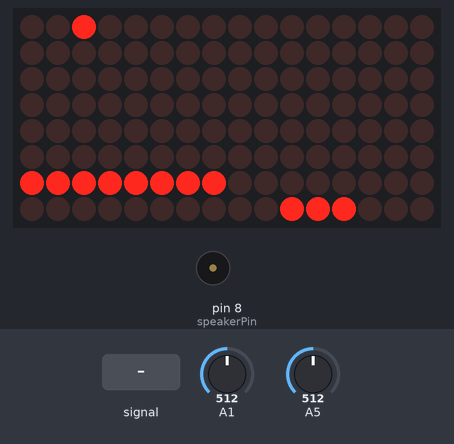
The sketch below on a simulated Arduino Uno, built with avr-gcc and run on an emulated ATmega328P. On the bench: 16×8 LED matrix, buzzer (waves = sounding). The inputs (shaded band) are chosen by the test bench; at power-on: A5 = 512, A1 = 512. Random numbers use the default seed unless the sketch sets one.

Above: at 6.43 s.
6.9 s: A5 fed a 200 Hz sine of ±255 counts around its level
At 8.62 s:
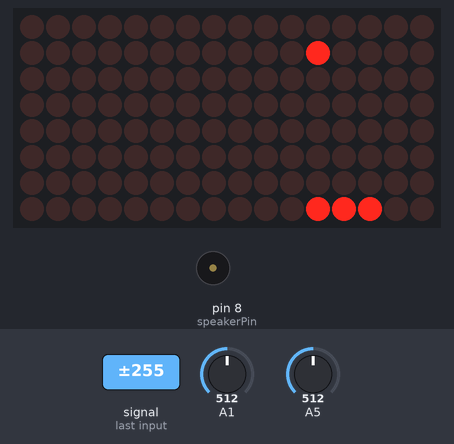
9.5 s: A5 set to 716
At 9.93 s:
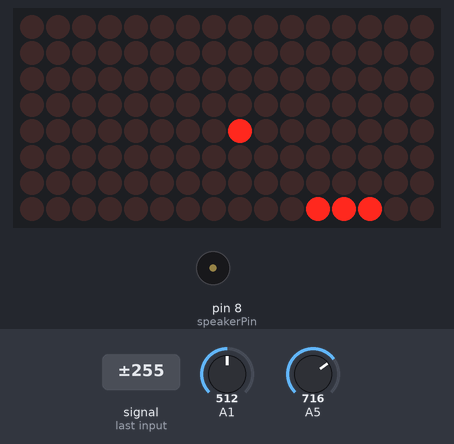
11.2 s: A5 set to 900
At 11.65 s:
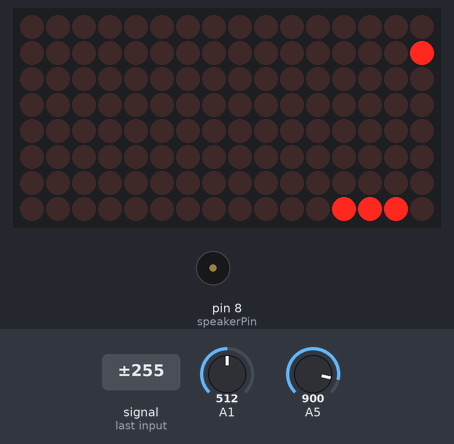
14.7 s: A1 set to 900
At 16.16 s:
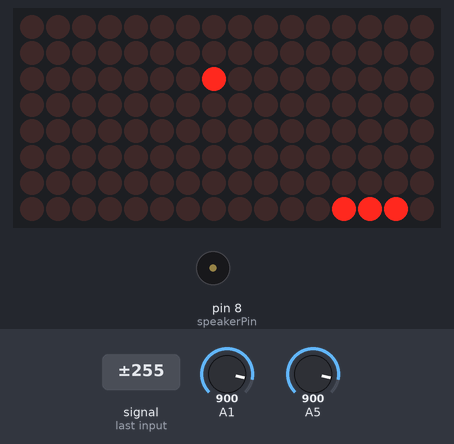
16.5 s: A5 set to 1023
At 16.75 s:
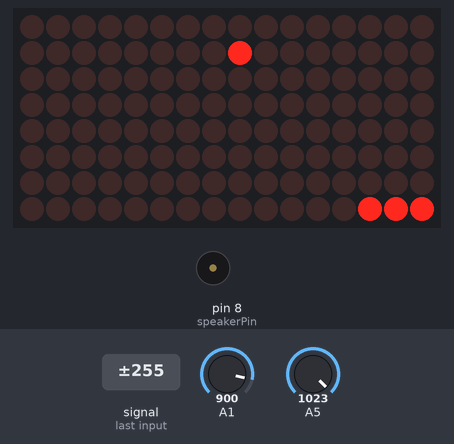
Timing chart, 0 to 21.1 s (numbered marks = the images above; inputs shaded):
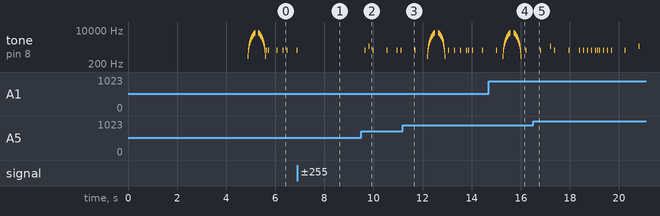

Measured:
- by itself, tone on pin 8 (speakerPin): plays 1000 Hz for 0.02 s, 1500 Hz for 0.02 s, 1000 Hz for 0.02 s, 1000 Hz for 0.02 s, 1000 Hz for 0.02 s, 1000 Hz for 0.02 s … (16 notes in this stretch)
- what the display in image 1 shows lasts 0.4 s, from 8.4 s to 8.8 s

The sketch:

zolapong.ino
```cpp
// Developed by Eduardo Zola (Zola Labs)

#include "LedControl.h"

byte MSG[8*20];

byte SPACE[8] = {
  B00000000,
  B00000000,
  B00000000,
  B00000000,
  B00000000,
  B00000000,
  B00000000,
  B00000000
};


byte Z[8] = {
  B00000000,
  B01111110,
  B00000100,
  B00001000,
  B00010000,
  B00100000,
  B01111110,
  B00000000
};


byte O[8] = {
  B00000000,
  B00111100,
  B01000010,
  B01000010,
  B01000010,
  B01000010,
  B00111100,
  B00000000
};

byte L[8] = {
  B00000000,
  B01000000,
  B01000000,
  B01000000,
  B01000000,
  B01000000,
  B01111110,
  B00000000
};

byte A[8] = {
  B00000000,
  B00011000,
  B00100100,
  B01000010,
  B01111110,
  B01000010,
  B01000010,
  B00000000
};


byte P[8] = {
  B00000000,
  B01111100,
  B01000010,
  B01000010,
  B01111100,
  B01000000,
  B01000000,
  B00000000
};

byte E[8] = {
  B00000000,
  B01111110,
  B01000000,
  B01111100,
  B01000000,
  B01000000,
  B01111110,
  B00000000
};

byte R[8] = {
  B00000000,
  B01111100,
  B01000010,
  B01111100,
  B01001000,
  B01000100,
  B01000010,
  B00000000
};


byte B[8] = {
  B00000000,
  B01111100,
  B01000010,
  B01111100,
  B01000010,
  B01000010,
  B01111100,
  B00000000
};


byte W[8] = {
  B00000000,
  B01000010,
  B01000010,
  B01000010,
  B01000010,
  B01011010,
  B01100110,
  B00000000
};

byte N[8] = {
  B00000000,
  B01000010,
  B01100010,
  B01010010,
  B01001010,
  B01000110,
  B01000010,
  B00000000
};


byte I[8] = {
  B00000000,
  B00111100,
  B00011000,
  B00011000,
  B00011000,
  B00011000,
  B00111100,
  B00000000
};


int ledPin = 13;
int speakerPin = 8;

#define N_c 261
#define N_d 294
#define N_e 329
#define N_f 349
#define N_g 391
#define N_gS 415
#define N_a 440
#define N_aS 455
#define N_b 466
#define N_cH 523
#define N_cSH 554
#define N_dH 587
#define N_dSH 622
#define N_eH 659
#define N_fH 698
#define N_fSH 740
#define N_gH 784
#define N_gSH 830
#define N_aH 880

int step_col;
int step_row;
int subidas;
boolean showBars_enabled = false;
int row_bar = 0;

LedControl LC=LedControl(20,5,21,2);   // 2 =  dois modulos de matrizes de led
//LedControl LC2=LedControl(speakerPin,6,5,1);

int X = 4,OLD_X,sensor;

int row,col;
int sc,sr;

int cnt = 0;
int desarma = 0;

boolean INTRO_SHOWED = false;

int dly;

void setup() {

  Serial.begin(9600);

  pinMode(A5,INPUT);
  pinMode(speakerPin, OUTPUT);


  LC.shutdown(0,false);
  LC.setIntensity(0,8);
  LC.clearDisplay(0);

  LC.shutdown(1,false);
  LC.setIntensity(1,8);
  LC.clearDisplay(1);

   randomSeed(analogRead(1)*millis());

  if(INTRO_SHOWED == false)
  {
     copyLetter(SPACE,0);
     copyLetter(SPACE,1);

     copyLetter(Z,2);
     copyLetter(O,3);
     copyLetter(L,4);
     copyLetter(A,5);

     copyLetter(SPACE,6);

     copyLetter(L,7);
     copyLetter(A,8);
     copyLetter(B,9);
     copyLetter(SPACE,10);
     copyLetter(SPACE,11);

     showMSG(11,50);

     INTRO_SHOWED = true;
   }

   loose();

   dly = 500;

   setLED(15,X,true);setLED(15,X+1,true);setLED(15,X+2,true);
   OLD_X = -1;
   subidas = 0;

   step_col = 1;
   step_row = 1;

   sc = step_col;
   sr = step_row;

//   row = -step_row;
   row = -1+random(3);
   col = random(8);

   showBars(false);
}


void loop()
{


   sensor = analogRead(A5);

//Serial.println(sensor);
   X = map(sensor,0,980,1,6);

//   X = int(sensor / 127);
//   if(X < 1) X = 1;
//   if(X > 6) X = 6;

   if(X != OLD_X)
   {
      OLD_X = X;
      setROW(15,0x00);
      setLED(15,X-1,true);setLED(15,X,true);setLED(15,X+1,true);
   }


   if(cnt == 0)
   {
     setLED(row,col,false);


     if((subidas==1 || random(2)==1) && showBars_enabled == false && row == 0) {showBars(true);subidas=0;desarma=2+random(5);};
     if(subidas==desarma && showBars_enabled == true) {showBars(false);subidas=0;};

     if(col == 7) {sc = -step_col;tone(speakerPin,1000,20);};
     if(col == 0) {sc = step_col;tone(speakerPin,1000,20);};

     if(row == 0) {sr = step_row;subidas++;dly-=5;tone(speakerPin,1000,20);};
     if(dly <= 190) winner();

     if(showBars_enabled == true && sr > 0 && row < row_bar)
     {
         if(row == row_bar - 1) {sr=-step_row;tone(speakerPin,1000,20);};
     }

     if(row == 14)
     {
        if(col >= X-1 && col <= X+1) {sr = -step_row;tone(speakerPin,1500,20);}
        else if(col == X-2 && sc > 0) {sr = -step_row; sc = -step_col;tone(speakerPin,1500,20);}
        else if(col == X+2 && sc < 0) {sr = -step_row; sc = step_col;tone(speakerPin,1500,20);};
     }

     row += sr;
     col += sc;

     if(col == 8) col = 7;
     if(col == -1) col = 0;

     setLED(row,col,true);

     if(row == 15) setup();


   }

   cnt++;
   if(cnt == dly) cnt = 0;
}


void setLED(int l,int c, boolean state)
{
    int disp=0;
    if(l > 7) {l = l-8;disp=1;};
    LC.setLed(disp,l,c,state);
}

void setROW(int r,char ch)
{
   int disp = 0;
   if(r > 7) {r = r - 8; disp=1;};
   LC.setRow(disp,r,ch);
}

void loose()
{
    delay(80);
    for(row = 0;row<16;row++)
    {
       setROW(row,0xFF);
       tone(speakerPin,row*500,10);
       delay(20);
    }

    delay(130);

    for(row = 15;row>=0;row--)
    {
       setROW(row,0x00);
       tone(speakerPin,row*500,10);
       delay(20);
    }

}


void showBars(boolean show)
{
   showBars_enabled = show;

   if(show) row_bar = 2+random(5);
   setROW(row_bar,(show == true ? 0xFF : 0x00) );
}

void showLetter(int r,byte *ch)
{
    int i;
    for(i = 0;i < 8;i++) setROW(r+i,*(ch+i));
}

void copyLetter(byte *ch,int pos)
{
    int i;
    for(i = 0;i<8;i++) *(MSG+i+(pos*8)) = *(ch+i);
}

void showMSG(int qtde,int tempo)
{
   LC.clearDisplay(0);
   LC.clearDisplay(1);

   int idx;
   for(idx = 0; idx < 8*qtde;idx ++)
   {
      for(row = 0;row<16;row++) setROW(row,*(MSG+row+idx));
      delay(tempo);
   }

  LC.clearDisplay(0);
  LC.clearDisplay(1);

}


void winner()
{
     copyLetter(SPACE,0);
     copyLetter(SPACE,1);

     copyLetter(W,2);
     copyLetter(I,3);
     copyLetter(N,4);
     copyLetter(N,5);
     copyLetter(E,6);
     copyLetter(R,7);

     copyLetter(SPACE,8);
     copyLetter(SPACE,9);

     showMSG(9,80);

     march();
     setup();
}


void beep (unsigned char speakerPin, int frequencyInHertz, long timeInMilliseconds)
{
    digitalWrite(ledPin, HIGH);
    //use led to visualize the notes being played

    int x;
    long delayAmount = (long)(1000000/frequencyInHertz);
    long loopTime = (long)((timeInMilliseconds*1000)/(delayAmount*2));

    for(row = 0;row<16;row++) setROW(row,0xFF);

    for (x=0;x<loopTime;x++)
    {
        digitalWrite(speakerPin,HIGH);
        delayMicroseconds(delayAmount);
        digitalWrite(speakerPin,LOW);
        delayMicroseconds(delayAmount);
    }

    digitalWrite(ledPin, LOW);
    //set led back to low

    LC.clearDisplay(0);
    LC.clearDisplay(1);

    delay(20);
    //a little delay to make all notes sound separate
}


void march()
{
    beep(speakerPin, N_a, 500);
    beep(speakerPin, N_a, 500);
    beep(speakerPin, N_a, 500);
    beep(speakerPin, N_f, 350);
    beep(speakerPin, N_cH, 150);

    beep(speakerPin, N_a, 500);
    beep(speakerPin, N_f, 350);
    beep(speakerPin, N_cH, 150);
    beep(speakerPin, N_a, 1000);
    //first bit

    beep(speakerPin, N_eH, 500);
    beep(speakerPin, N_eH, 500);
    beep(speakerPin, N_eH, 500);
    beep(speakerPin, N_fH, 350);
    beep(speakerPin, N_cH, 150);

    beep(speakerPin, N_gS, 500);
    beep(speakerPin, N_f, 350);
    beep(speakerPin, N_cH, 150);
    beep(speakerPin, N_a, 1000);
    //second bit...
}
```
